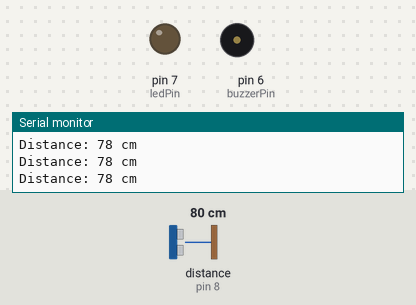
The sketch below on a simulated Arduino Uno, built with avr-gcc and run on an emulated ATmega328P. On the bench: output pins drawn as LEDs (lit = HIGH), buzzer (waves = sounding, pin HIGH), the last lines printed to the serial monitor. Wiring (inferred from the names in the program): ultrasonic range finder: trigger pin 9; echo pin 8. The test bench sets the inputs (shaded band); at power-on: distance to the obstacle (sensor on pin 8) 80 cm. The echo pulse lasts 58.3 µs per cm; pins used as bus, display or sensor lines are not drawn.

Above: at 1.3 s.
1.4 s: distance to the obstacle (sensor on pin 8) set to 55 cm
2.9 s: distance to the obstacle (sensor on pin 8) set to 45 cm
At 3.9 s:
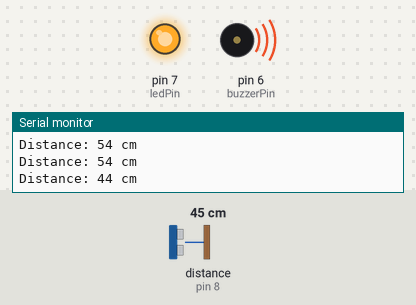
4.5 s: distance to the obstacle (sensor on pin 8) set to 60 cm
At 5.9 s:
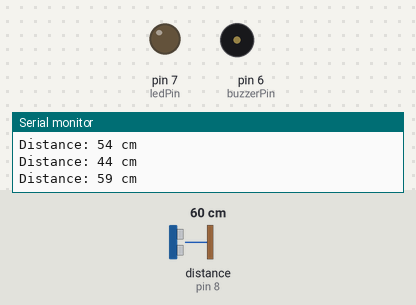
7.0 s: distance to the obstacle (sensor on pin 8) set to 2 cm
At 7.4 s:
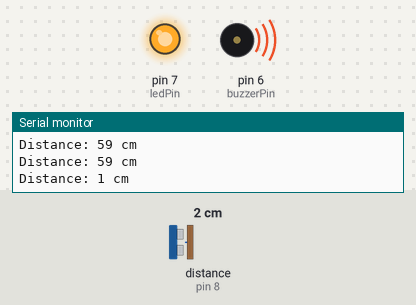
Timing chart, 0 to 9.5 s (numbered marks = the images above; inputs shaded):
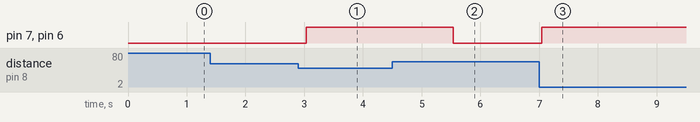

The sketch:

simple_security_alarm.ino
```cpp
// Pin definitions
const int trigPin = 9;
const int echoPin = 8;
const int ledPin = 7;
const int buzzerPin = 6;

// Variables to store distance and duration
long duration;
int distance;
int alarmThreshold = 50;  // Set threshold distance in cm

void setup() {
  // Initialize the serial monitor for debugging
  Serial.begin(9600);

  // Pin modes
  pinMode(trigPin, OUTPUT);
  pinMode(echoPin, INPUT);
  pinMode(ledPin, OUTPUT);
  pinMode(buzzerPin, OUTPUT);

  // Start with LED and Buzzer off
  digitalWrite(ledPin, LOW);
  digitalWrite(buzzerPin, LOW);
}

void loop() {
  // Send ultrasonic pulse
  digitalWrite(trigPin, LOW);
  delayMicroseconds(2);
  digitalWrite(trigPin, HIGH);
  delayMicroseconds(10);
  digitalWrite(trigPin, LOW);

  // Read the pulse duration from Echo pin
  duration = pulseIn(echoPin, HIGH);

  // Calculate the distance (in cm)
  distance = duration * 0.034 / 2;

  // Print distance to the Serial Monitor
  Serial.print("Distance: ");
  Serial.print(distance);
  Serial.println(" cm");

  // Check if the distance is less than the threshold (object detected)
  if (distance < alarmThreshold) {
    // Turn on the LED
    digitalWrite(ledPin, HIGH);

    // Turn on the buzzer (sound alarm)
    digitalWrite(buzzerPin, HIGH);

    // Delay to allow alarm to stay on for 2 seconds
    delay(2000);  // Alarm duration
  } else {
    // Turn off LED and buzzer if no object detected within range
    digitalWrite(ledPin, LOW);
    digitalWrite(buzzerPin, LOW);
  }

  // Small delay before repeating the loop
  delay(500);
}
```

Measured:
- the behaviour switches between 51 and 50 cm on distance to the obstacle (sensor on pin 8) (found by bisection; images 0 and 1)
- after the input at 2.9 s, pin 7 (ledPin), pin 6 (buzzerPin): LOW → HIGH after 0.13 s
- after the input at 4.5 s, pin 7 (ledPin), pin 6 (buzzerPin): HIGH → LOW after 1.0 s
- after the input at 7.0 s, pin 7 (ledPin), pin 6 (buzzerPin): LOW → HIGH after 0.05 s
